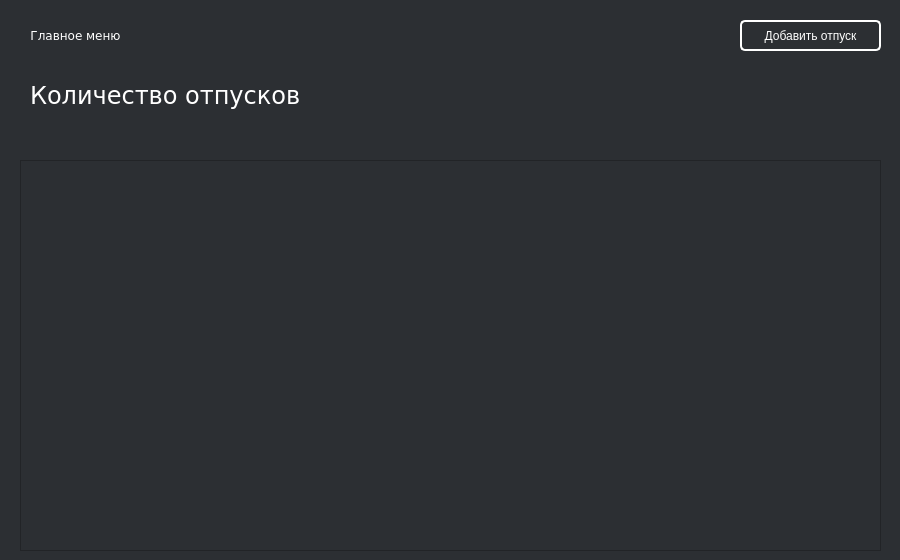
<?xml version="1.0" encoding="UTF-8"?>
<ui version="4.0">
 <class>Dialog</class>
 <widget class="QDialog" name="Dialog">
  <property name="geometry">
   <rect>
    <x>0</x>
    <y>0</y>
    <width>900</width>
    <height>560</height>
   </rect>
  </property>
  <property name="minimumSize">
   <size>
    <width>900</width>
    <height>560</height>
   </size>
  </property>
  <property name="maximumSize">
   <size>
    <width>900</width>
    <height>560</height>
   </size>
  </property>
  <property name="windowTitle">
   <string>Dialog</string>
  </property>
  <property name="styleSheet">
   <string notr="true">QWidget {
    background-color: #2C2F33;
    color: #FFFFFF;
}
QPushButton {
    border: 2px solid white;
    border-radius: 5px;
    padding: 5px 10px; 
}
QPushButton:hover {
    background-color:#3A3D42; 
}</string>
  </property>
  <widget class="QLabel" name="label">
   <property name="geometry">
    <rect>
     <x>30</x>
     <y>60</y>
     <width>311</width>
     <height>71</height>
    </rect>
   </property>
   <property name="font">
    <font>
     <family>Verdana</family>
     <pointsize>18</pointsize>
    </font>
   </property>
   <property name="text">
    <string>Количество отпусков </string>
   </property>
  </widget>
  <widget class="QLabel" name="countler">
   <property name="geometry">
    <rect>
     <x>350</x>
     <y>60</y>
     <width>61</width>
     <height>71</height>
    </rect>
   </property>
   <property name="font">
    <font>
     <family>Verdana</family>
     <pointsize>20</pointsize>
    </font>
   </property>
   <property name="text">
    <string/>
   </property>
  </widget>
  <widget class="QPushButton" name="vacation_button">
   <property name="geometry">
    <rect>
     <x>740</x>
     <y>20</y>
     <width>141</width>
     <height>31</height>
    </rect>
   </property>
   <property name="text">
    <string>Добавить отпуск</string>
   </property>
  </widget>
  <widget class="QTableWidget" name="tableWidget">
   <property name="geometry">
    <rect>
     <x>20</x>
     <y>160</y>
     <width>861</width>
     <height>391</height>
    </rect>
   </property>
  </widget>
  <widget class="QPushButton" name="main_window_button">
   <property name="geometry">
    <rect>
     <x>20</x>
     <y>10</y>
     <width>111</width>
     <height>51</height>
    </rect>
   </property>
   <property name="font">
    <font>
     <family>Verdana</family>
    </font>
   </property>
   <property name="styleSheet">
    <string notr="true">QPushButton {
    border: none;
    color: white;
}
QPushButton:hover {
    color: darkblue;
}
QPushButton:hover {
    background-color:#2C2F33; 
}</string>
   </property>
   <property name="text">
    <string>Главное меню</string>
   </property>
  </widget>
 </widget>
 <resources/>
 <connections/>
</ui>
